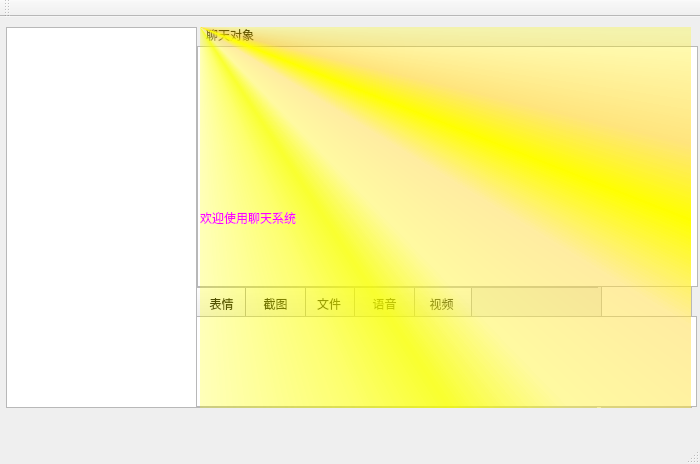
<?xml version="1.0" encoding="UTF-8"?>
<ui version="4.0">
 <class>MainWindow</class>
 <widget class="QMainWindow" name="MainWindow">
  <property name="geometry">
   <rect>
    <x>0</x>
    <y>0</y>
    <width>700</width>
    <height>464</height>
   </rect>
  </property>
  <property name="windowTitle">
   <string>QQ客户端</string>
  </property>
  <widget class="QWidget" name="centralWidget">
   <widget class="QListView" name="lv_history">
    <property name="geometry">
     <rect>
      <x>6</x>
      <y>10</y>
      <width>191</width>
      <height>381</height>
     </rect>
    </property>
   </widget>
   <widget class="QTextEdit" name="te_sendcontent">
    <property name="geometry">
     <rect>
      <x>196</x>
      <y>300</y>
      <width>401</width>
      <height>91</height>
     </rect>
    </property>
   </widget>
   <widget class="QListView" name="lv_chatrecord">
    <property name="geometry">
     <rect>
      <x>197</x>
      <y>30</y>
      <width>401</width>
      <height>241</height>
     </rect>
    </property>
   </widget>
   <widget class="QLabel" name="chatName">
    <property name="geometry">
     <rect>
      <x>206</x>
      <y>10</y>
      <width>60</width>
      <height>16</height>
     </rect>
    </property>
    <property name="styleSheet">
     <string notr="true">font: 13pt &quot;Hannotate SC&quot;;</string>
    </property>
    <property name="text">
     <string>聊天对象</string>
    </property>
   </widget>
   <widget class="QLabel" name="label_notity">
    <property name="geometry">
     <rect>
      <x>603</x>
      <y>30</y>
      <width>91</width>
      <height>91</height>
     </rect>
    </property>
    <property name="styleSheet">
     <string notr="true">font: 13pt &quot;Hannotate SC&quot;;</string>
    </property>
    <property name="text">
     <string>公告展示</string>
    </property>
   </widget>
   <widget class="QListView" name="lv_personnumber">
    <property name="geometry">
     <rect>
      <x>601</x>
      <y>140</y>
      <width>91</width>
      <height>251</height>
     </rect>
    </property>
   </widget>
   <widget class="QLabel" name="lable_personnumber">
    <property name="geometry">
     <rect>
      <x>599</x>
      <y>116</y>
      <width>81</width>
      <height>21</height>
     </rect>
    </property>
    <property name="text">
     <string>成员0/0</string>
    </property>
   </widget>
   <widget class="QPushButton" name="btn_search">
    <property name="geometry">
     <rect>
      <x>676</x>
      <y>119</y>
      <width>21</width>
      <height>21</height>
     </rect>
    </property>
    <property name="styleSheet">
     <string notr="true">
border-image: url(:/new/prefix1/search_box_icon.png);</string>
    </property>
    <property name="text">
     <string/>
    </property>
    <property name="flat">
     <bool>true</bool>
    </property>
   </widget>
   <widget class="QPushButton" name="btn_face">
    <property name="geometry">
     <rect>
      <x>191</x>
      <y>267</y>
      <width>61</width>
      <height>40</height>
     </rect>
    </property>
    <property name="text">
     <string>表情</string>
    </property>
   </widget>
   <widget class="QPushButton" name="btn_screanshot">
    <property name="geometry">
     <rect>
      <x>245</x>
      <y>267</y>
      <width>61</width>
      <height>40</height>
     </rect>
    </property>
    <property name="text">
     <string>截图</string>
    </property>
   </widget>
   <widget class="QPushButton" name="btn_sendfile">
    <property name="geometry">
     <rect>
      <x>299</x>
      <y>267</y>
      <width>60</width>
      <height>40</height>
     </rect>
    </property>
    <property name="text">
     <string>文件</string>
    </property>
   </widget>
   <widget class="QPushButton" name="btn_voice">
    <property name="geometry">
     <rect>
      <x>354</x>
      <y>267</y>
      <width>61</width>
      <height>40</height>
     </rect>
    </property>
    <property name="text">
     <string>语音</string>
    </property>
   </widget>
   <widget class="QPushButton" name="btn_video">
    <property name="geometry">
     <rect>
      <x>411</x>
      <y>267</y>
      <width>61</width>
      <height>40</height>
     </rect>
    </property>
    <property name="text">
     <string>视频</string>
    </property>
   </widget>
   <widget class="QLineEdit" name="le_serachpn">
    <property name="geometry">
     <rect>
      <x>602</x>
      <y>118</y>
      <width>71</width>
      <height>21</height>
     </rect>
    </property>
   </widget>
   <widget class="QListWidget" name="lw_singlerescord">
    <property name="geometry">
     <rect>
      <x>197</x>
      <y>29</y>
      <width>501</width>
      <height>241</height>
     </rect>
    </property>
   </widget>
   <widget class="QTextEdit" name="te_singalsendcontent">
    <property name="geometry">
     <rect>
      <x>196</x>
      <y>299</y>
      <width>501</width>
      <height>91</height>
     </rect>
    </property>
   </widget>
   <widget class="QLabel" name="label_welcome">
    <property name="geometry">
     <rect>
      <x>200</x>
      <y>10</y>
      <width>491</width>
      <height>381</height>
     </rect>
    </property>
    <property name="styleSheet">
     <string notr="true">background-color: qconicalgradient(cx:0, cy:0, angle:135, stop:0 rgba(255, 255, 0, 69), stop:0.375 rgba(255, 255, 0, 69), stop:0.423533 rgba(251, 255, 0, 145), stop:0.45 rgba(247, 255, 0, 208), stop:0.477581 rgba(255, 244, 71, 130), stop:0.518717 rgba(255, 218, 71, 130), stop:0.55 rgba(255, 255, 0, 255), stop:0.57754 rgba(255, 203, 0, 130), stop:0.625 rgba(255, 255, 0, 69), stop:1 rgba(255, 255, 0, 69));
font: 75 20pt &quot;Hannotate SC&quot;;
color: rgb(255, 0, 255);</string>
    </property>
    <property name="text">
     <string>欢迎使用聊天系统</string>
    </property>
   </widget>
   <zorder>le_serachpn</zorder>
   <zorder>btn_sendfile</zorder>
   <zorder>btn_search</zorder>
   <zorder>btn_face</zorder>
   <zorder>te_sendcontent</zorder>
   <zorder>label_notity</zorder>
   <zorder>btn_screanshot</zorder>
   <zorder>lv_personnumber</zorder>
   <zorder>btn_video</zorder>
   <zorder>lable_personnumber</zorder>
   <zorder>btn_voice</zorder>
   <zorder>lv_chatrecord</zorder>
   <zorder>lv_history</zorder>
   <zorder>chatName</zorder>
   <zorder>lw_singlerescord</zorder>
   <zorder>te_singalsendcontent</zorder>
   <zorder>label_welcome</zorder>
  </widget>
  <widget class="QMenuBar" name="menuBar">
   <property name="geometry">
    <rect>
     <x>0</x>
     <y>0</y>
     <width>700</width>
     <height>22</height>
    </rect>
   </property>
  </widget>
  <widget class="QToolBar" name="mainToolBar">
   <attribute name="toolBarArea">
    <enum>TopToolBarArea</enum>
   </attribute>
   <attribute name="toolBarBreak">
    <bool>false</bool>
   </attribute>
  </widget>
  <widget class="QStatusBar" name="statusBar"/>
 </widget>
 <layoutdefault spacing="6" margin="11"/>
 <resources/>
 <connections/>
</ui>
